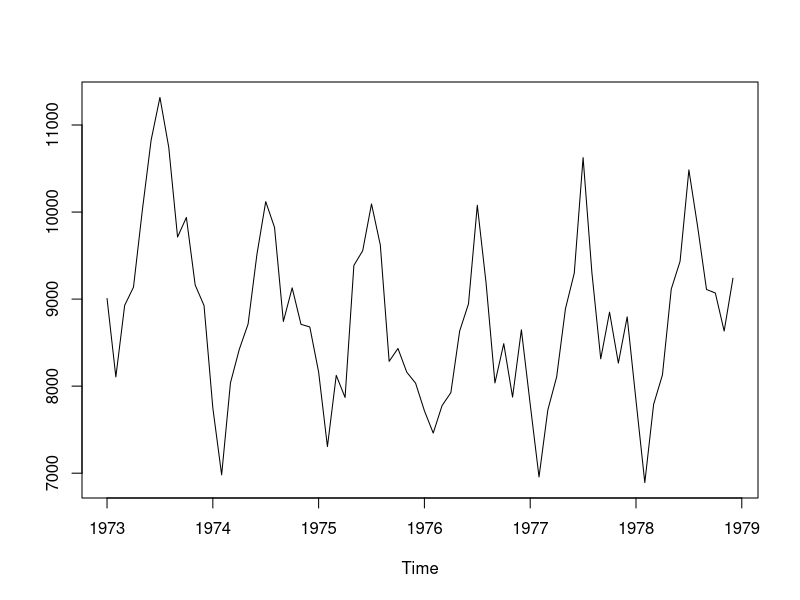
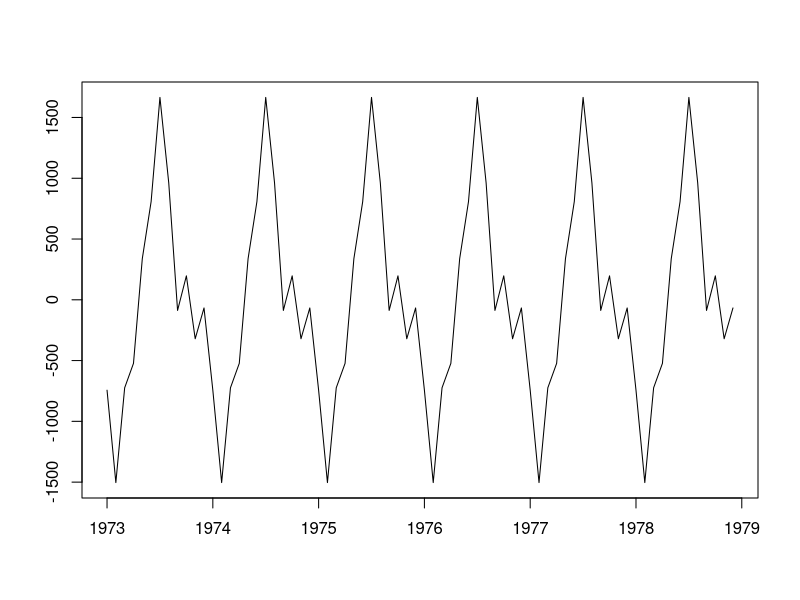
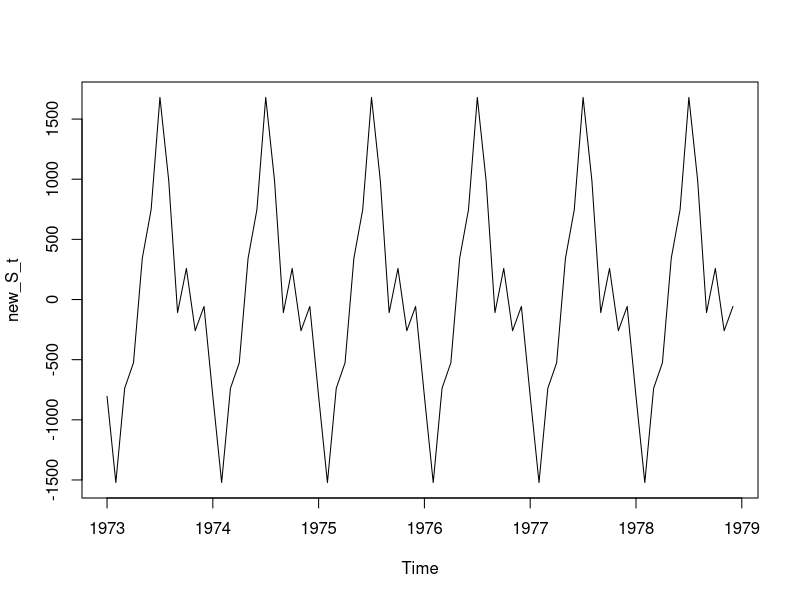
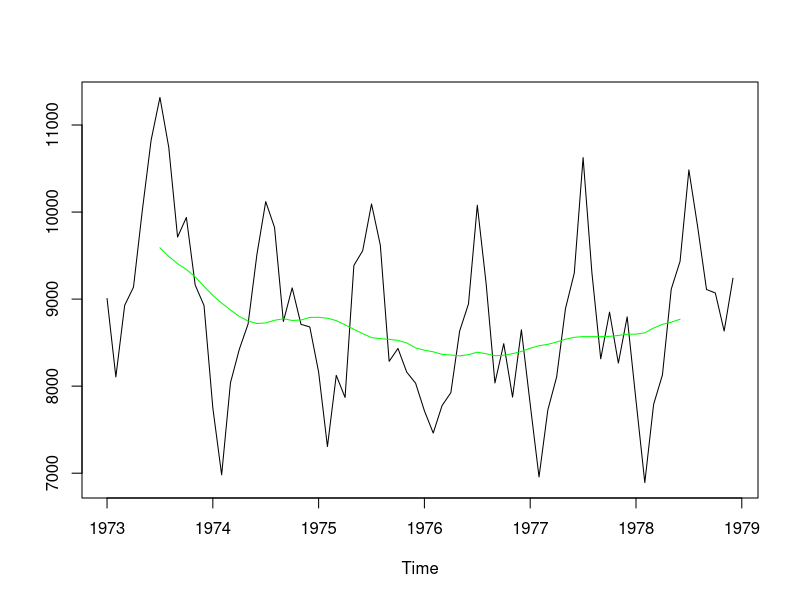

Write the R code that produced these figures, in order. (Note: this script raises an error after producing the figures.)
# Date: Oct. 10 
# Download the file accidents.datPreview the documentView in a new window. 
# It contains the monthly accidental deaths in the United States from 1973 to 1978. 
# Analyze the data by performing the following tasks.
# (a) Plot the data;
# (b) Find seasonality estimates for s_t in the decomposition
# Y_t=m_t+s_t+X_t using method 1 or 2 from Section 1.4;
# (c) Plot the deseasonalized data Y_t-\hat{s}_t;
# (d) Fit a parabola by least squares to the deseasonalized data
# and use it as estimate of the trend m_t;
# (e) Plot the residuals \hat{X}_t=Y_t-\hat{m}_t-\hat{s}_t.


setwd("/home/yunzheli/class/sta137/Data/")
accidents = read.table("accidents.dat", stringsAsFactors = FALSE)
accidents = ts(accidents, start = 1973, freq = 12)

# (a) plot the data
plot(accidents, ylab = "", type = 'l')
# obvious seasonality but not obvious trend
# Q: should we use sine/cosine as trend for this kind of data?
# A: it is very rare to have the data that fit sine/consine line perfectly



# (b) Find seasonality estimates for s_t in the decomposition
# Y_t=m_t+s_t+X_t using method 1 or 2 from Section 1.4;

# method 1: small trend method
d = 12
N = length(accidents)/d
# estimation of trend for every year
m = sapply(1:N, function(x) sum(accidents[(x-1)*d + 1:d])/d)
# estimation of seasonality for each month
s = sapply(1:d, function(x) sum(accidents[x + ((1:N) -1)*d] - m[1:N]) / N)
# verify
sum(s) #  -2.472689e-12, small enough to be considered as 0,
       # error is due to computation of floating numbers

# seasonality
plot(ts(rep(s,N), start = 1973, freq = 12), type = 'l', xlab = "", ylab = "")


# method 2: moving average estimation

# convert original data to a matrix
Y = matrix(accidents, ncol = 12, byrow = TRUE)

# moving average
m_hat = filter(accidents, sides = 2, c(1/2, rep(1,11), 1/2)/12)
M = matrix(m_hat, ncol = 12, byrow = TRUE)


MU = apply(t(Y - M),1, function(x) sum(x, na.rm = TRUE) / (N-1))
MU_hat = matrix(rep(MU, N), ncol = d, byrow = TRUE)

# rearrange the trend
new_S = MU_hat - mean(MU)
new_M = M + mean(MU)

# note: for converting a matrix to a vector and by rows
# we need to use function as.vector(t(Matrix))

# sesonality
new_S_t = ts(as.vector(t(new_S)), start = 1973, freq = 12 )
plot(new_S_t)

# new trend
new_M_t = ts(as.vector(t(new_M)), start = 1973, freq = 12 )
plot(accidents, ylab = "", type = 'l')
lines(new_M_t, col = "green")

# (c) Plot the deseasonalized data Y_t-\hat{s}_t;
ds_Y = Y - new_S
ds_Y_t = ts(as.vector(t(ds_Y)), start = 1973, freq = 12)
plot.ts(res_t, xlab = "",ylab = "")

# Q why there are 0.5
acf(accidents)
# A: because the frequency is 12

# (d) Fit a parabola by least squares to the deseasonalized data
# and use it as estimate of the trend m_t;
t = 1:length(ds_Y_t)
pbfit = lm(ds_Y_t~I(t)+I(t^2)+I(t^3))
plot.ts(res_t, xlab = "",ylab = "")

plot(pbfit$fitted.values, type = "l")

# (e) Plot the residuals \hat{X}_t=Y_t-\hat{m}_t-\hat{s}_t.
res = Y - new_S - new_M
res_t = ts(as.vector(t(res)), start = 1973, freq = 12)
plot(res_t, xlab="", ylab="")
